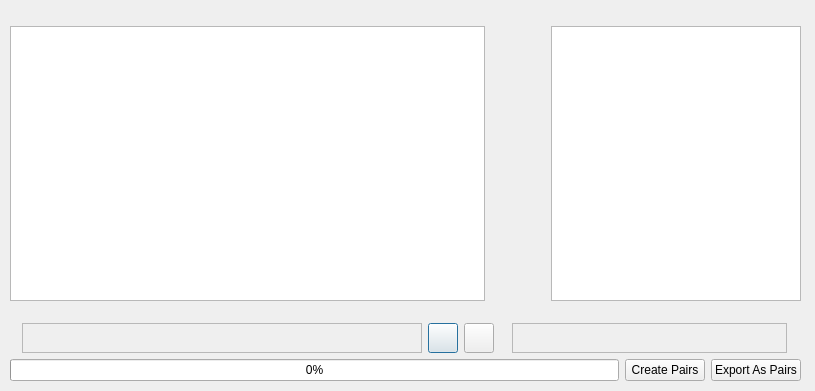
<?xml version="1.0" encoding="UTF-8"?>
<ui version="4.0">
 <class>ExportImagesDialog</class>
 <widget class="QDialog" name="ExportImagesDialog">
  <property name="geometry">
   <rect>
    <x>0</x>
    <y>0</y>
    <width>815</width>
    <height>391</height>
   </rect>
  </property>
  <property name="windowTitle">
   <string>Export Project</string>
  </property>
  <property name="windowIcon">
   <iconset>
    <normaloff>../../assets/icons/logic_icon16x16.png</normaloff>../../assets/icons/logic_icon16x16.png</iconset>
  </property>
  <widget class="QWidget" name="layoutWidget">
   <property name="geometry">
    <rect>
     <x>10</x>
     <y>10</y>
     <width>791</width>
     <height>371</height>
    </rect>
   </property>
   <layout class="QVBoxLayout" name="verticalLayout">
    <item>
     <layout class="QHBoxLayout" name="horizontalLayout">
      <item alignment="Qt::AlignLeft|Qt::AlignVCenter">
       <widget class="QGraphicsView" name="mediaGraphicsView">
        <property name="minimumSize">
         <size>
          <width>475</width>
          <height>275</height>
         </size>
        </property>
        <property name="maximumSize">
         <size>
          <width>475</width>
          <height>275</height>
         </size>
        </property>
       </widget>
      </item>
      <item alignment="Qt::AlignRight|Qt::AlignVCenter">
       <widget class="QTextBrowser" name="renderedPromptMediaView">
        <property name="minimumSize">
         <size>
          <width>250</width>
          <height>275</height>
         </size>
        </property>
        <property name="maximumSize">
         <size>
          <width>250</width>
          <height>275</height>
         </size>
        </property>
       </widget>
      </item>
     </layout>
    </item>
    <item>
     <layout class="QHBoxLayout" name="horizontalLayout_4">
      <item>
       <layout class="QHBoxLayout" name="horizontalLayout_2">
        <item>
         <widget class="QFrame" name="frame">
          <property name="minimumSize">
           <size>
            <width>400</width>
            <height>30</height>
           </size>
          </property>
          <property name="maximumSize">
           <size>
            <width>400</width>
            <height>30</height>
           </size>
          </property>
          <property name="frameShape">
           <enum>QFrame::StyledPanel</enum>
          </property>
          <property name="frameShadow">
           <enum>QFrame::Raised</enum>
          </property>
          <widget class="QLabel" name="mediaImageLabel">
           <property name="geometry">
            <rect>
             <x>0</x>
             <y>10</y>
             <width>390</width>
             <height>20</height>
            </rect>
           </property>
           <property name="sizePolicy">
            <sizepolicy hsizetype="Fixed" vsizetype="Fixed">
             <horstretch>0</horstretch>
             <verstretch>0</verstretch>
            </sizepolicy>
           </property>
           <property name="text">
            <string/>
           </property>
          </widget>
         </widget>
        </item>
        <item>
         <widget class="QPushButton" name="previousButton">
          <property name="minimumSize">
           <size>
            <width>30</width>
            <height>30</height>
           </size>
          </property>
          <property name="maximumSize">
           <size>
            <width>30</width>
            <height>30</height>
           </size>
          </property>
          <property name="text">
           <string/>
          </property>
          <property name="icon">
           <iconset>
            <normaloff>../../assets/icons/rewind.png</normaloff>../../assets/icons/rewind.png</iconset>
          </property>
         </widget>
        </item>
        <item>
         <widget class="QPushButton" name="nextButton">
          <property name="minimumSize">
           <size>
            <width>30</width>
            <height>30</height>
           </size>
          </property>
          <property name="maximumSize">
           <size>
            <width>30</width>
            <height>30</height>
           </size>
          </property>
          <property name="text">
           <string/>
          </property>
          <property name="icon">
           <iconset>
            <normaloff>../../assets/icons/forward.png</normaloff>../../assets/icons/forward.png</iconset>
          </property>
         </widget>
        </item>
       </layout>
      </item>
      <item>
       <widget class="QFrame" name="frame_2">
        <property name="minimumSize">
         <size>
          <width>275</width>
          <height>30</height>
         </size>
        </property>
        <property name="maximumSize">
         <size>
          <width>275</width>
          <height>30</height>
         </size>
        </property>
        <property name="frameShape">
         <enum>QFrame::StyledPanel</enum>
        </property>
        <property name="frameShadow">
         <enum>QFrame::Raised</enum>
        </property>
        <widget class="QLabel" name="captionLabel">
         <property name="geometry">
          <rect>
           <x>10</x>
           <y>10</y>
           <width>251</width>
           <height>16</height>
          </rect>
         </property>
         <property name="sizePolicy">
          <sizepolicy hsizetype="Fixed" vsizetype="Fixed">
           <horstretch>0</horstretch>
           <verstretch>0</verstretch>
          </sizepolicy>
         </property>
         <property name="text">
          <string/>
         </property>
        </widget>
       </widget>
      </item>
     </layout>
    </item>
    <item>
     <layout class="QHBoxLayout" name="horizontalLayout_3">
      <item>
       <widget class="QProgressBar" name="exportProgressBar">
        <property name="value">
         <number>0</number>
        </property>
       </widget>
      </item>
      <item>
       <widget class="QPushButton" name="createPairsButton">
        <property name="text">
         <string>Create Pairs</string>
        </property>
       </widget>
      </item>
      <item>
       <widget class="QPushButton" name="exportAsPairsButton">
        <property name="text">
         <string>Export As Pairs</string>
        </property>
       </widget>
      </item>
     </layout>
    </item>
   </layout>
  </widget>
 </widget>
 <resources/>
 <connections/>
</ui>
